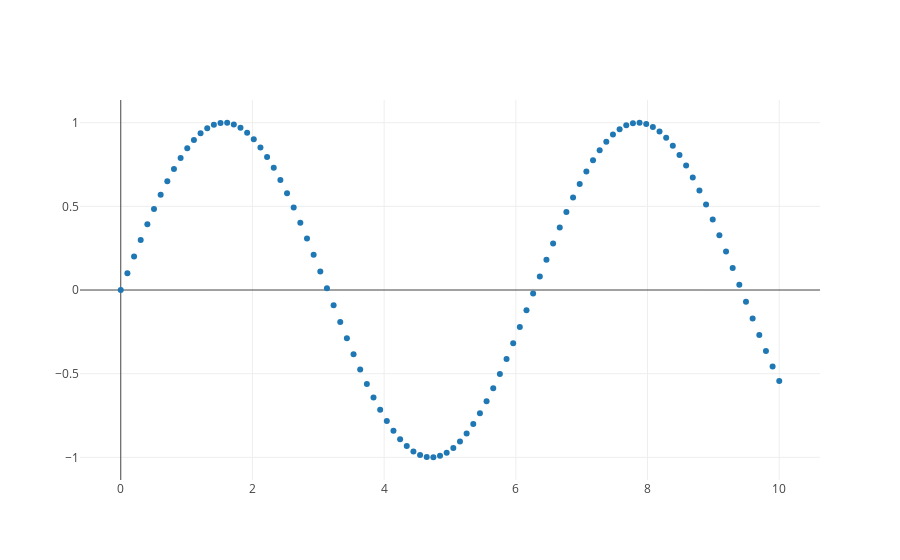

This figure's notebook cell:
### Code cell
let n: usize = 100;
  let t: Vec<f64> = linspace(0., 10., n).collect();
  let y: Vec<f64> = t.iter().map(|x| x.sin()).collect();
  
  let trace = Scatter::new(t, y).mode(Mode::Markers);
  let mut plot = Plot::new();
  plot.add_trace(trace);
  let layout = Layout::new().height(800);
  plot.set_layout(layout);
  plot.lab_display();
